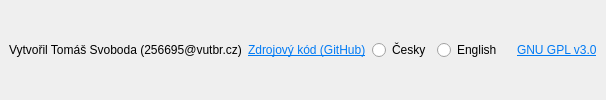
    <widget class="QWidget" name="footerWidget" native="true">
     <layout class="QHBoxLayout" name="horizontalLayout_17">
      <property name="leftMargin">
       <number>9</number>
      </property>
      <property name="topMargin">
       <number>2</number>
      </property>
      <property name="rightMargin">
       <number>9</number>
      </property>
      <property name="bottomMargin">
       <number>2</number>
      </property>
      <item>
       <widget class="QLabel" name="creditsLabel">
        <property name="sizePolicy">
         <sizepolicy hsizetype="Maximum" vsizetype="Preferred">
          <horstretch>0</horstretch>
          <verstretch>0</verstretch>
         </sizepolicy>
        </property>
        <property name="text">
         <string>Vytvořil Tomáš Svoboda (256695@vutbr.cz)</string>
        </property>
       </widget>
      </item>
      <item>
       <widget class="QLabel" name="githubLabel">
        <property name="text">
         <string>&lt;html&gt;&lt;head/&gt;&lt;body&gt;&lt;p&gt;&lt;a href=&quot;https://github.com/TomZMarsu/NanotechnologieSchrodinger&quot;&gt;&lt;span style=&quot; text-decoration: underline; color:#007af4;&quot;&gt;Zdrojový kód (GitHub)&lt;/span&gt;&lt;/a&gt;&lt;/p&gt;&lt;/body&gt;&lt;/html&gt;</string>
        </property>
       </widget>
      </item>
      <item>
       <widget class="QWidget" name="languageWidget" native="true">
        <property name="sizePolicy">
         <sizepolicy hsizetype="Maximum" vsizetype="Maximum">
          <horstretch>0</horstretch>
          <verstretch>0</verstretch>
         </sizepolicy>
        </property>
        <layout class="QHBoxLayout" name="horizontalLayout_20">
         <property name="leftMargin">
          <number>0</number>
         </property>
         <property name="topMargin">
          <number>0</number>
         </property>
         <property name="bottomMargin">
          <number>0</number>
         </property>
         <item>
          <widget class="QRadioButton" name="czechRadioButton">
           <property name="sizePolicy">
            <sizepolicy hsizetype="Maximum" vsizetype="Fixed">
             <horstretch>0</horstretch>
             <verstretch>0</verstretch>
            </sizepolicy>
           </property>
           <property name="text">
            <string>Česky</string>
           </property>
          </widget>
         </item>
         <item>
          <widget class="QRadioButton" name="englishRadioButton">
           <property name="sizePolicy">
            <sizepolicy hsizetype="Maximum" vsizetype="Fixed">
             <horstretch>0</horstretch>
             <verstretch>0</verstretch>
            </sizepolicy>
           </property>
           <property name="text">
            <string>English</string>
           </property>
          </widget>
         </item>
        </layout>
       </widget>
      </item>
      <item>
       <widget class="QLabel" name="licenseLabel">
        <property name="sizePolicy">
         <sizepolicy hsizetype="Maximum" vsizetype="Preferred">
          <horstretch>0</horstretch>
          <verstretch>0</verstretch>
         </sizepolicy>
        </property>
        <property name="text">
         <string>&lt;html&gt;&lt;head/&gt;&lt;body&gt;&lt;p&gt;&lt;a href=&quot;https://www.gnu.org/licenses/gpl-3.0.html&quot;&gt;&lt;span style=&quot; text-decoration: underline; color:#007af4;&quot;&gt;GNU GPL v3.0&lt;/span&gt;&lt;/a&gt;&lt;/p&gt;&lt;/body&gt;&lt;/html&gt;</string>
        </property>
       </widget>
      </item>
     </layout>
    </widget>
